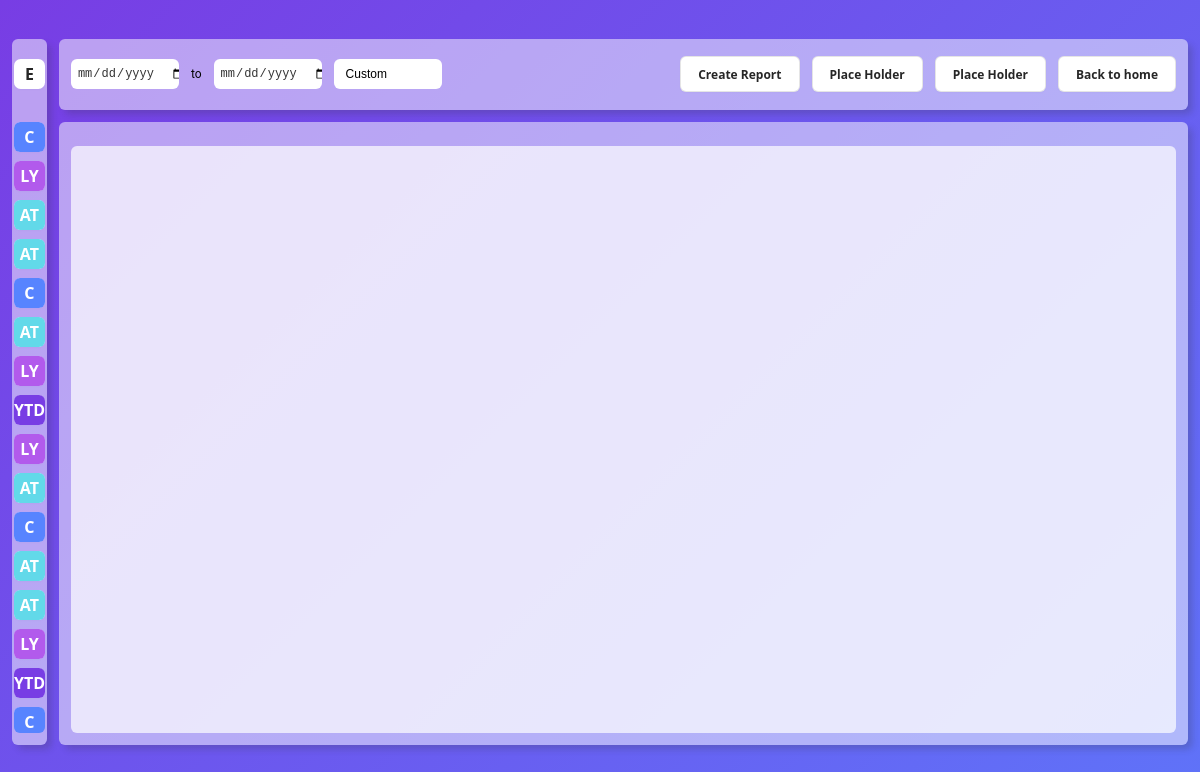
The app's page /generate_report/ (signed in) with its own data.
### cs_app/models.py (models this page shows)
class PastParameter(models.Model):
    text_field = models.TextField()
    date_field = models.DateField()
    parameters_json = models.JSONField()

### cs_app/views/generate_report_views.py (the view)
# urls.py: path('generate_report/', generate_report_views.generate_report_view, name='generate_report'),
@login_required
def generate_report_view(request):
    data = list(PastParameter.objects.order_by("-date_field")[:25])[::-1]
    user = request.user
    context = {
        "user": user,
        "data": data,
    }
    return render(request, "generate_report.html", context)

### cs_app/templates/generate_report.html (shortened to what this page needs)
{% load static %}
<!DOCTYPE html>
<html>
    <head>
        <link rel="stylesheet" href="{% static 'css/common_style.css' %}" />
        <link rel="stylesheet" href="{% static 'css/generate_report_style.css' %}" />
        <link
            rel="stylesheet"
            type="text/css"
            href="//cdn.datatables.net/2.0.5/css/dataTables.dataTables.min.css"
        />
    </head>
    <body>
        <div class="container-1">
            <div id="content">
                <div id="history-menu" class="card historySmall">
                    <div id="history-menu__expand-button">
                        <button
                            id="expand-button"
                            class="history-button-style"
                        >
                            E
                        </button>
                    </div>
                    <div id="history-menu__history-scroll">
                        {% for param in data reversed %}
                        <button
                            id="hcard-{{ forloop.counter }}"
                            class="history-button-style history-button"
                            onClick="createReportFromHistory('{{ param.text_field|escapejs }}', '{{ param.parameters_json|escapejs }}')">
                            <p class="symbol">
                                {% if param.text_field == 'YTD' %}
                                    YTD
                                {% elif param.text_field == 'Last Year' %}
                                    LY
                                {% elif param.text_field == 'Custom' %}
                                    C
                                {% elif param.text_field == 'All Time' %}
                                    AT
                                {% else %}
                                    ?
                                {% endif %}
                            </p>
                        </button>
                        {% endfor %}
                    </div>
                </div>
                <div id="report-block" class="reportLarge">
                    <div id="report-block__menu" class="card">
                        <div id="report-block__menu__inputs">
                            <input
                                type="date"
                                id="start_date"
                                class="form__input"
                                name="start_date"
                                required
                            />
                            <p>to</p>
                            <input
                                type="date"
                                id="end_date"
                                class="form__input"
                                name="end_date"
                                required
                            />
                                <button class="dropdown-button">Custom</button>
                        </div>
                        <div id="report-block__menu__buttons">
                            <button class="button-1" onclick="generateTable()">
                                Create Report
                            </button>
                            <button class="button-1">Place Holder</button>
                            <button class="button-1">Place Holder</button>
                            <button
                                id="homeButton"
                                class="button-1"
                                onclick="redirectTo('/home/')"
                            >
                                Back to home
                            </button>
                        </div>
                    </div>
                    <div id="report-block__content" class="card">
                        <div id="report"></div>
                    </div>
                </div>
            </div>
        </div>
    </body>
</html>

### cs_app/static/css/common_style.css (style rules this page uses)
body { background: linear-gradient(-45deg, #62d9e9, #995aec, #5784ff, #783de4); background-size: 400% 400%; animation: gradient 15s ease infinite; height: 98vh; }
html { margin: 0px; padding: 0px; font-size: 16px; font-family: "Roboto", sans-serif; }
.container-1 { height: 98vh; display: flex; align-items: center; justify-content: center; }
.card { background-color: #f1f1f1; background-size: 100%; border-radius: 0.5rem; box-shadow: 5px 5px 7px -1px rgba(51, 51, 51, 0.23); }
.button-1 { padding: calc(0.875rem - 1px) calc(1.5rem - 1px); box-sizing: border-box; color: rgba(0, 0, 0, 0.85); background-color: #ffffff; border: 1px solid rgba(0, 0, 0, 0.1); border-radius: 0.5rem; box-shadow: rgba(0, 0, 0, 0.02) 0 1px 3px 0; cursor: pointer; font-family: system-ui, -apple-system, system-ui, "Helvetica Neue", Helvetica, Arial, sans-serif; font-size: 1rem; font-weight: 600; line-height: 1.25; text-decoration: none; transition: all 250ms; display: inline-flex; position: relative; justify-content: center; align-items: center; }

### cs_app/static/css/generate_report_style.css (style rules this page uses)
html { font-size: 16px; font-family: "Roboto", sans-serif; }
:root { --primary-color: rgb(255, 255, 255, 0.5); }
@media (max-width: 1440px) { html { font-size: 12px; } }
* { margin: 0px; padding: 0px; box-sizing: border-box; }
.historySmall { width: 3%; }
.history-button { width: 100%; height: 2.5rem; margin-bottom: 0.75rem; }
.history-button-style { color: rgba(0, 0, 0, 0.85); background-color: #ffffff; border: none; border-radius: 0.55rem; box-shadow: rgba(0, 0, 0, 0.02) 0 1px 3px 0; cursor: pointer; font-family: system-ui, -apple-system, system-ui, "Helvetica Neue", Helvetica, Arial, sans-serif; font-size: 16px; font-weight: 600; line-height: 1.25; transition: all 250ms; }
.symbol { width: 100%; height: 100%; color: white; border-radius: 0.5rem; display: flex; justify-content: center; align-items: center; }
.reportLarge { width: 97%; }
.form__input { color: #333; background-color: rgb(255, 255, 255); border-radius: 0.5rem; border: none; font-size: 1rem; }
.dropdown-button { width: 9rem; height: 2.5rem; padding: 0.5rem 1rem; background-color: #ffffff; font-size: 1rem; border: none; border-radius: 0.5rem; cursor: pointer; text-align: left; }
#content { width: 98%; height: 90%; display: flex; }
#history-menu { height: 100%; background-color: var(--primary-color); transition: all 0.5s; display: flex; flex-direction: column; align-items: center; }
#history-menu__expand-button { width: 100%; height: 10%; display: flex; align-items: center; justify-content: center; }
#history-menu__expand-button > button { background-color: white; }
#history-menu__history-scroll { width: 90%; height: calc(90% - 2rem); margin: 1rem 0rem; border-radius: 0.5rem; visibility: visible; overflow-y: auto; overflow-x: hidden; }
#expand-button { width: 90%; height: 2.5rem; }
#report-block { height: 100%; margin-left: 1rem; transition: all 0.5s; }
#report-block__menu { width: 100%; height: 10%; background-color: var(--primary-color); display: flex; }
#report-block__menu__inputs { width: 40%; height: 100%; display: flex; align-items: center; }
#start_date, #end_date { width: 9rem; height: 2.5rem; margin: 0rem 1rem; padding: 0.5rem 2rem 0.5rem 0.5rem; display: flex; align-items: center; justify-content: space-between; }
#report-block__menu__buttons { width: 60%; height: 100%; padding: 1rem; display: flex; align-items: center; justify-content: flex-end; }
#report-block__menu__buttons > button { margin-left: 1rem; }
#report-block__content { width: 100%; height: calc(90% - 1rem); margin-top: 1rem; padding: 2rem 1rem 1rem 1rem; background-color: var(--primary-color); display: flex; justify-content: center; align-items: center; }
#report { width: 100%; height: 100%; padding: 2rem; background-color: rgb(255, 255, 255, 0.7); border-radius: 0.5rem; }

### records on screen
PastParameter: text_field "C"
PastParameter: text_field "LY"
PastParameter: text_field "AT"
PastParameter: text_field "AT"
PastParameter: text_field "C"
PastParameter: text_field "AT"
PastParameter: text_field "LY"
PastParameter: text_field "YTD"
PastParameter: text_field "LY"
PastParameter: text_field "AT"
PastParameter: text_field "C"
PastParameter: text_field "AT"
PastParameter: text_field "AT"
PastParameter: text_field "LY"
PastParameter: text_field "YTD"
PastParameter: text_field "C"
